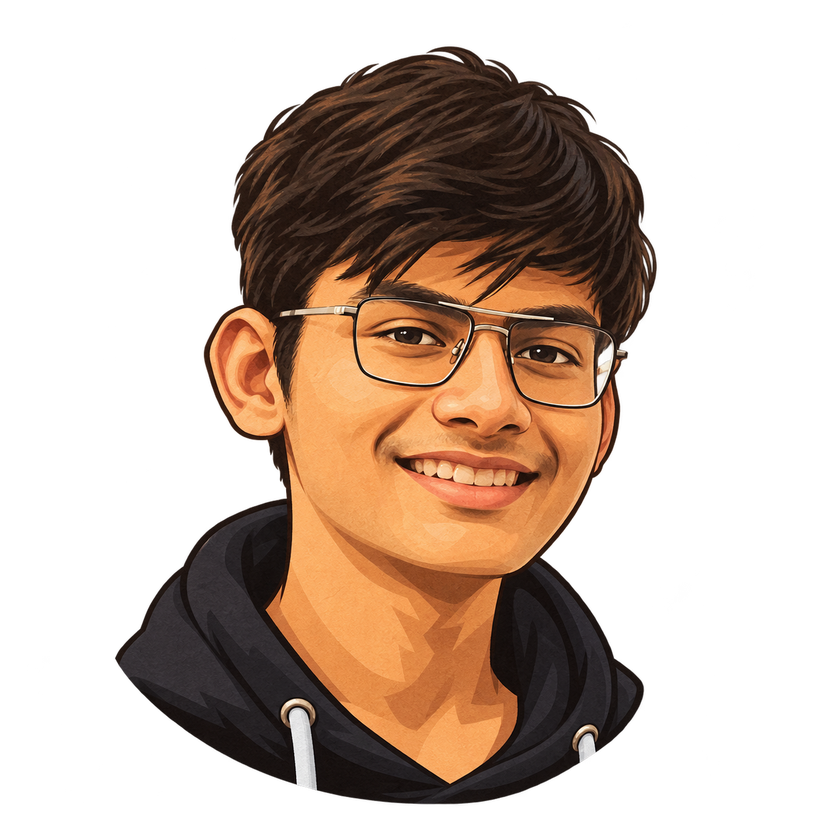
#> input picture source-photo.png, 840 x 840 px, shrunk from 1254 x 1254 before the run
$ python prep_photo.py
#> lines starting #> are read from the running program, lines starting #| are printed output that depends on the picture
"""
Prepare the dp (a flat illustration) for clean ASCII conversion:
  1. isolate the subject (PNG alpha if present, else rembg)
  2. CLAHE for local contrast, then bilateral-smooth away the paper texture
     while keeping the drawn lines sharp
  3. stretch tones over the subject only
  4. sharpen the line work (difference-of-gaussians): dark strokes (eyelids,
     pupils, glasses frame, smile) are pushed darker and bright strands (hair
     highlights) lighter, so both survive ascii resolution
  5. crop square around the head and shoulders (the bottom of the hoodie is
     dropped so the face gets more of the frame)

Output: data/source-prepped.png, grayscale + alpha (the alpha keeps the
background blank in make_ascii_svg.py).

    python scripts/prep_photo.py [input.png] [output.png]
"""
import os
import sys

import cv2
import numpy as np
from PIL import Image

HERE = os.path.dirname(os.path.abspath(__file__))
INP = sys.argv[1] if len(sys.argv) > 1 else os.path.join(HERE, "..", "source-photo.png")
OUT = sys.argv[2] if len(sys.argv) > 2 else os.path.join(HERE, "..", "data", "source-prepped.png")

CLAHE = 2.0           # local contrast clip limit
LINE_WEIGHT = 0.8     # how hard dark strokes are pushed toward black
HIGHLIGHT = 0.5       # how hard bright strands are pushed toward white
CROP = 0.88           # keep this fraction of the subject's height, from the top

# 1. cut out the subject
cut = Image.open(INP).convert("RGBA")
#> cut is the input picture: PIL image 840x840 RGBA; mean R, G, B, A 50.6, 33.3, 21.3, 100.9
if np.array(cut.split()[-1]).min() > 250:        # no transparency -> remove bg
    from rembg import remove
    cut = remove(cut)
rgb = np.array(cut.convert("RGB"))
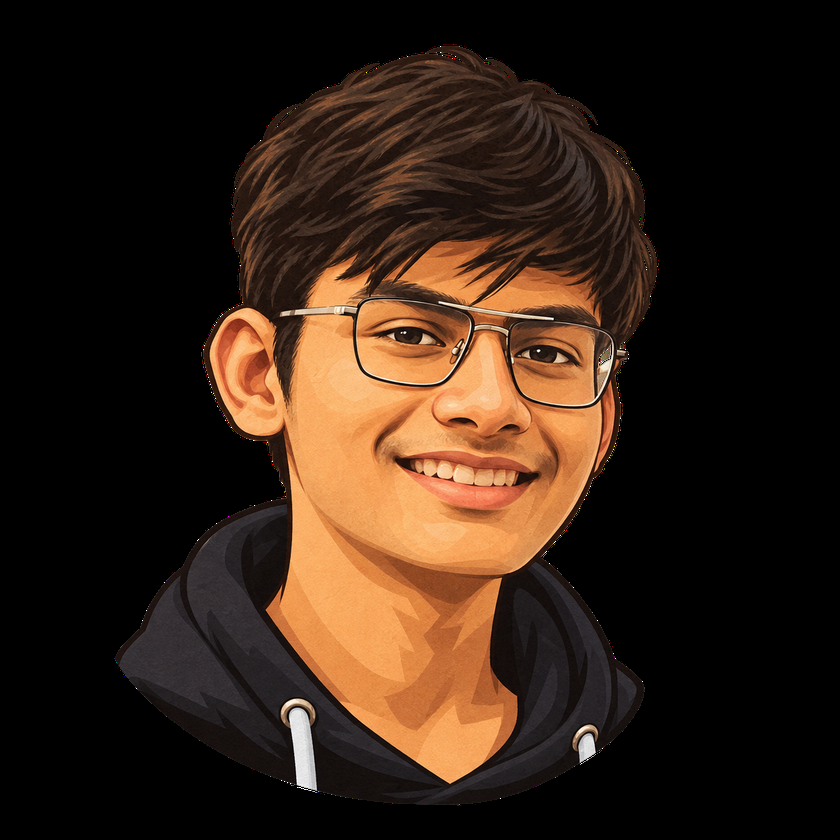
#> rgb: shape (840, 840, 3); mean R, G, B 50.6, 33.3, 21.3
alpha = np.array(cut.split()[-1])                 # 0 = background
gray = cv2.cvtColor(rgb, cv2.COLOR_RGB2GRAY)

# 2. local contrast, then smooth texture but keep edges
gray = cv2.createCLAHE(clipLimit=CLAHE, tileGridSize=(8, 8)).apply(gray)
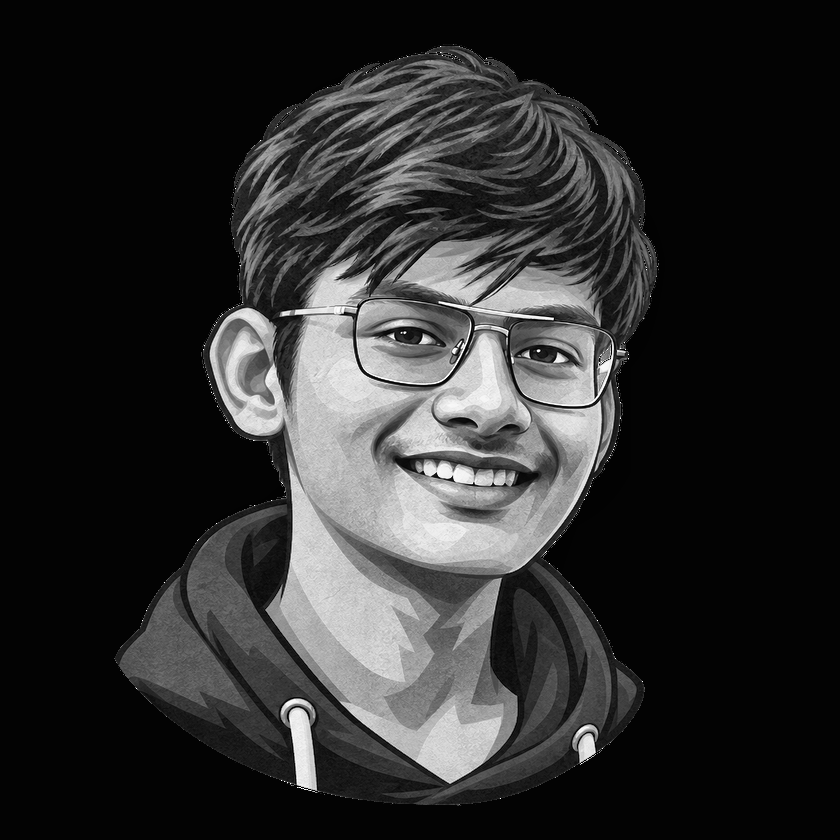
#> gray: shape (840, 840); min 0, max 255, mean 44.8
smooth = gray
for _ in range(3):
    smooth = cv2.bilateralFilter(smooth, 9, 40, 9)

# 3. tone stretch over the subject only
lo, hi = np.percentile(smooth[alpha > 128], [3, 99])
#> lo = 24; hi = 227
tone = np.clip((smooth.astype(np.float32) - lo) / (hi - lo), 0, 1)

# 4. dark ridges -> darker, bright ridges -> brighter
fine = cv2.GaussianBlur(smooth, (0, 0), 1.5).astype(np.float32)
coarse = cv2.GaussianBlur(smooth, (0, 0), 6).astype(np.float32)
dark_lines = np.clip((coarse - fine) / 40.0, 0, 1)
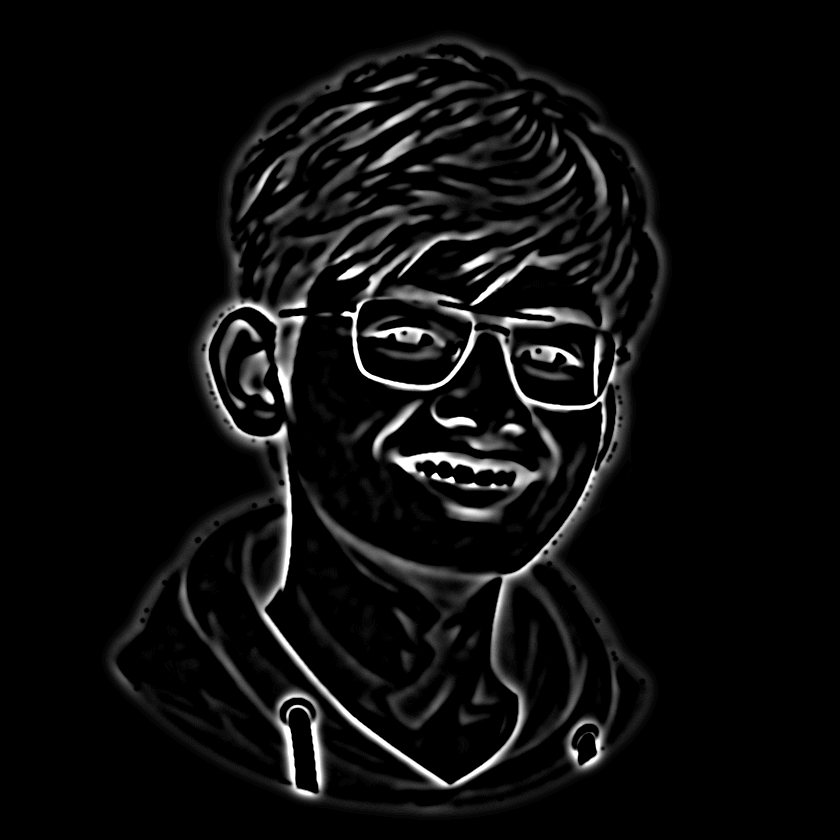
#> dark_lines: shape (840, 840) float32; min 0, max 1, mean 0.0529
bright_lines = np.clip((fine - coarse) / 30.0, 0, 1)
out = np.clip(tone - LINE_WEIGHT * dark_lines + HIGHLIGHT * bright_lines, 0, 1) * 255
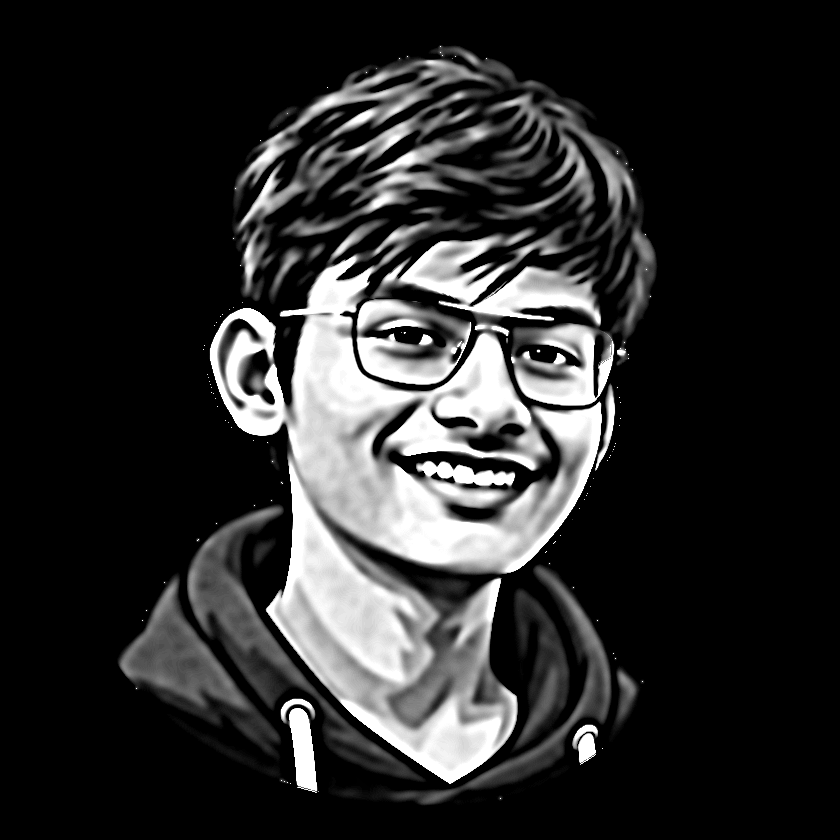
#> out: shape (840, 840) float32; min 0, max 255, mean 43.9

# 5. square crop around head + shoulders
ys, xs = np.where(alpha > 20)
top = ys.min()
#> top = 46
bot = int(top + (ys.max() - top) * CROP)
#> bot = 713
side = max(xs.max() - xs.min(), bot - top) + 40
#> side = 707
cx, cy = (xs.min() + xs.max()) // 2, (top + bot) // 2
#> cx = 385; cy = 379
x0, y0 = cx - side // 2, cy - side // 2
#> x0 = 32; y0 = 26
sx0, sy0 = max(x0, 0), max(y0, 0)
#> sx0 = 32; sy0 = 26
sx1, sy1 = min(x0 + side, out.shape[1]), min(y0 + side, out.shape[0], bot)
#> sx1 = 739; sy1 = 713

img = np.zeros((side, side), np.uint8)
mask = np.zeros((side, side), np.uint8)
img[sy0 - y0:sy1 - y0, sx0 - x0:sx1 - x0] = out[sy0:sy1, sx0:sx1].astype(np.uint8)
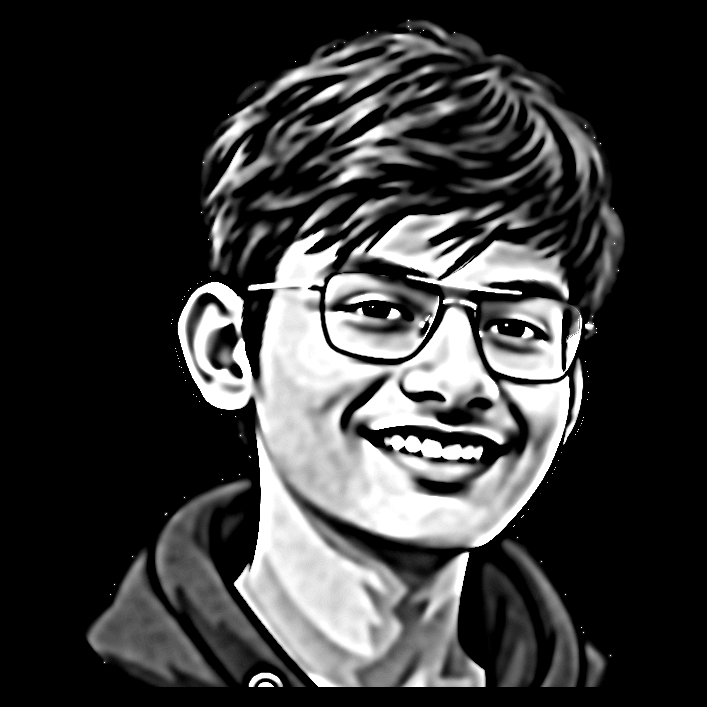
#> img: shape (707, 707); min 0, max 255, mean 56.7
mask[sy0 - y0:sy1 - y0, sx0 - x0:sx1 - x0] = alpha[sy0:sy1, sx0:sx1]
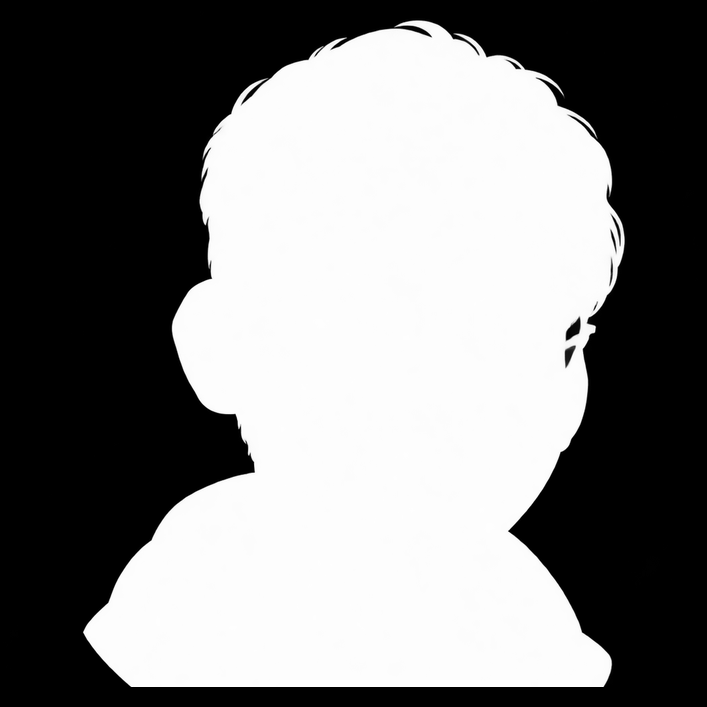
#> mask: shape (707, 707); min 0, max 255, mean 127.2

os.makedirs(os.path.dirname(OUT), exist_ok=True)
Image.fromarray(np.dstack([img, mask]), mode="LA").save(OUT)
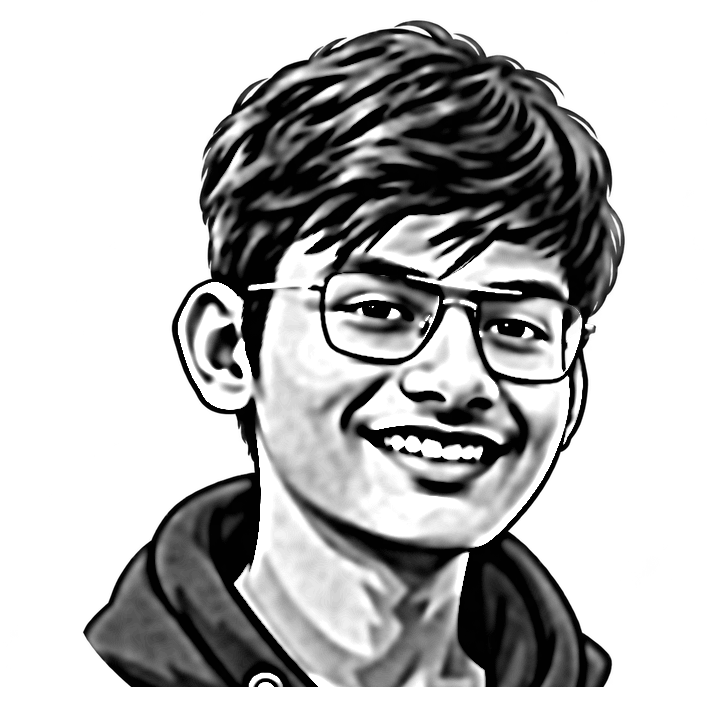
#> saved as source-prepped.png: PIL image 707x707 LA; mean R, G, B, A 56.7, 56.7, 56.7, 127.2; transparent parts drawn white
print("wrote", OUT, img.shape)
#| wrote scripts/../data/source-prepped.png (707, 707)
